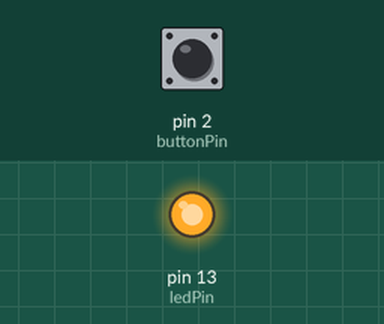
A sketch run on a simulated Arduino Uno, built with avr-gcc and run on an emulated ATmega328P. Parts: output pins drawn as LEDs (lit = HIGH). Dashed ring = blinking. The inputs (shaded band) are chosen by the test bench; at power-on: pin 2 (buttonPin) LOW.

Above: at 1.2 s.
1.3 s: pin 2 (buttonPin) pulled HIGH for 1 s
At 2.8 s:
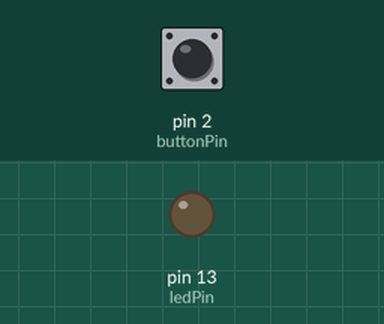
3.9 s: pin 2 (buttonPin) pulled HIGH for 0.25 s
At 5.4 s:
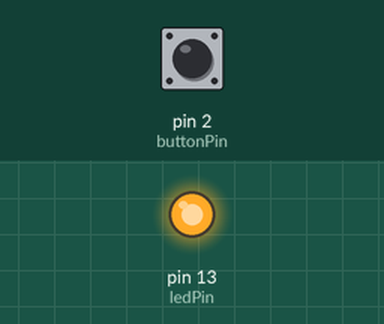
5.7 s: pin 2 (buttonPin) pulled HIGH for 3.2 s
At 6.3 s:
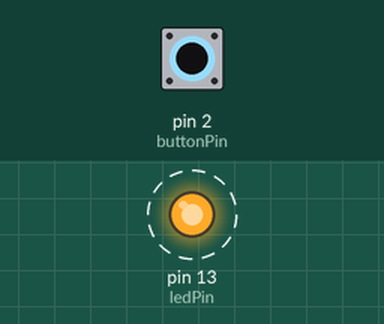
Timing chart, 0 to 10.5 s (numbered marks = the images above; inputs shaded):
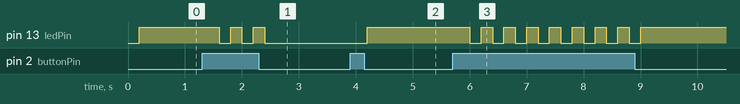

Measured:
- after the input at 1.3 s, pin 13 (ledPin): alternates HIGH for 0.20 s and LOW for 0.20 s, 5 changes in all, then stays LOW, starting after 0.30 s
- after the input at 3.9 s, pin 13 (ledPin): LOW → HIGH after 0.30 s
- after the input at 5.7 s, pin 13 (ledPin): alternates HIGH for 0.20 s and LOW for 0.20 s, 16 changes in all, then stays HIGH, starting after 0.30 s

The sketch:

Botao.ino
```cpp
const int buttonPin = 2;     // the number of the pushbutton pin
const int ledPin =  13;      // the number of the LED pin
boolean troca = false;
int buttonState = 0;         // variable for reading the pushbutton status

void setup() {

  pinMode(ledPin, OUTPUT);
  pinMode(buttonPin, INPUT);
}

void loop()
{
   buttonState = digitalRead(buttonPin);
    if(buttonState== HIGH & troca == false){
    troca = true;
    delay(200);
    }else{
      delay(200);
    if(buttonState== HIGH & troca == true)
      troca = false;

    }

  if (troca == HIGH) {
    digitalWrite(ledPin, LOW);
  }
  else{
    digitalWrite(ledPin, HIGH);

  }
}
```
